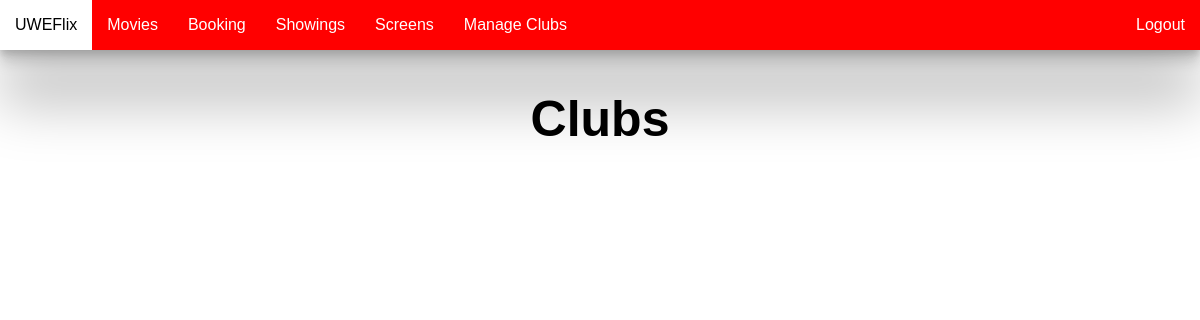
The page /club (signed in) on the database as committed earlier.
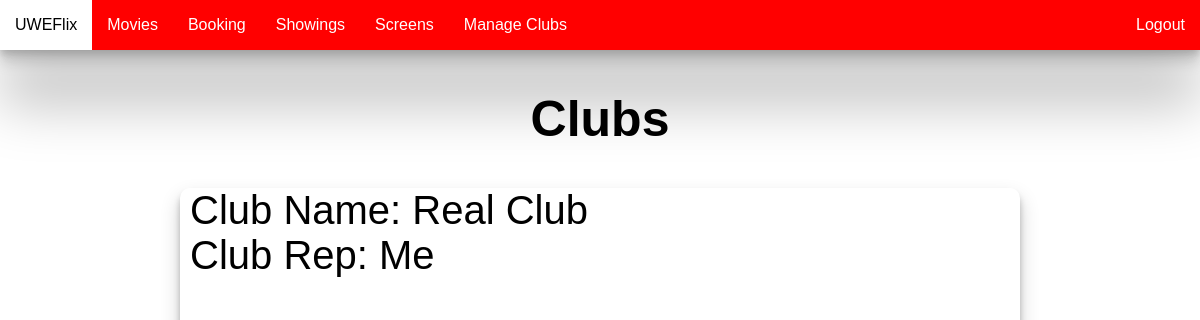
The same page on the database as committed later.
### UWEflix_Website/models.py (models this page shows, shortened)
class ClubAccount(models.Model):
    account_ID = models.AutoField(auto_created=True, primary_key=True, serialize=False)
    club_name = models.CharField(max_length=200)
    landline = models.CharField(max_length=20, blank=True)
    mobile = models.CharField(max_length=20, blank=True)
    email = models.EmailField(blank=True)
    street_number = models.CharField(max_length=50, blank=True)
    street = models.CharField(max_length=200, blank=True)
    city = models.CharField(max_length=200 , blank=True)
    post_code = models.CharField(max_length=20, blank=True)
    club_rep = models.CharField(max_length=100)

### UWEflix_Website/views.py (the view)
# urls.py: path('club', views.list_club, name='list-club'),
def list_club(request):
    list = ClubAccount.objects.all()
    return render(request, 'club_list.html', {'list':list})

### UWEflix_Website/templates/club_list.html (shortened to what this page needs)
{% extends 'base.html' %}
{% block content %}
<div class="title">
    <h1>Clubs</h1>
</div>
{% for club in list %}
    <div class="card">
        <div class="card-content">
            <div class="card-top">
                Club Name: {{ club.club_name }}
                Club Rep: {{ club.club_rep }}
            </div>
        </div>
    </div>
{% endfor %}
{% endblock %}

Rows that differ between the two databases and show on the page:
added ClubAccount: club_name "Real Club", club_rep "Me"
